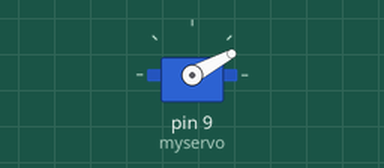
Recording of a sketch running on a simulated Arduino Uno, built with avr-gcc and run on an emulated ATmega328P. Parts: servo.

Above: at 0.1 s.
Timing chart, 0 to 40.0 s (numbered marks = the images above):
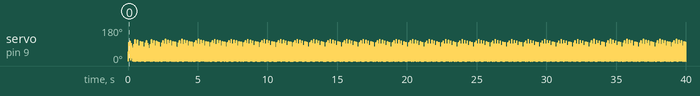

The sketch:

tapping.ino
```cpp
#include <Servo.h>

Servo myservo;

int pos = 0;

void setup() {
  myservo.attach(9);
}

void loop() {
  for (pos = 0; pos <=115; pos += 1) {
    // in steps of 1 degree
    myservo.write(pos);
  }
  for (pos = 110; pos >= 0; pos -= 1) {
    myservo.write(pos);
  }
}
```
